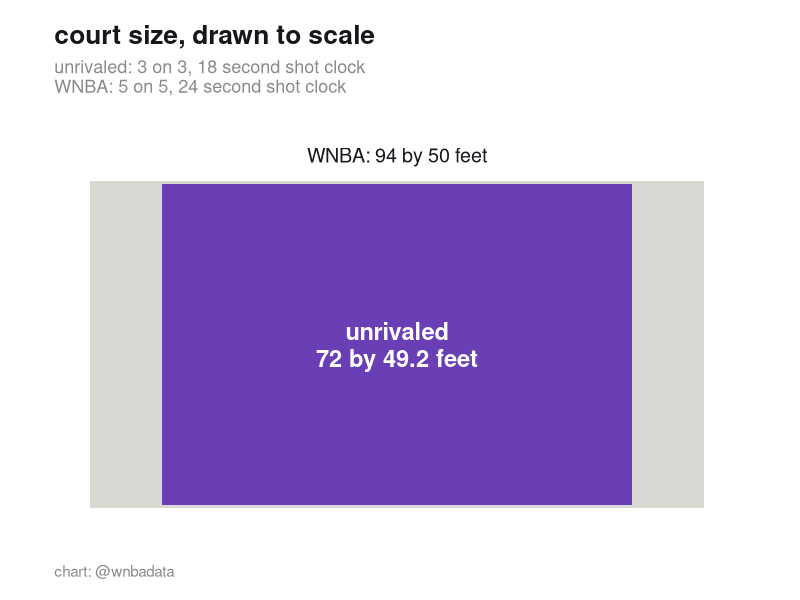
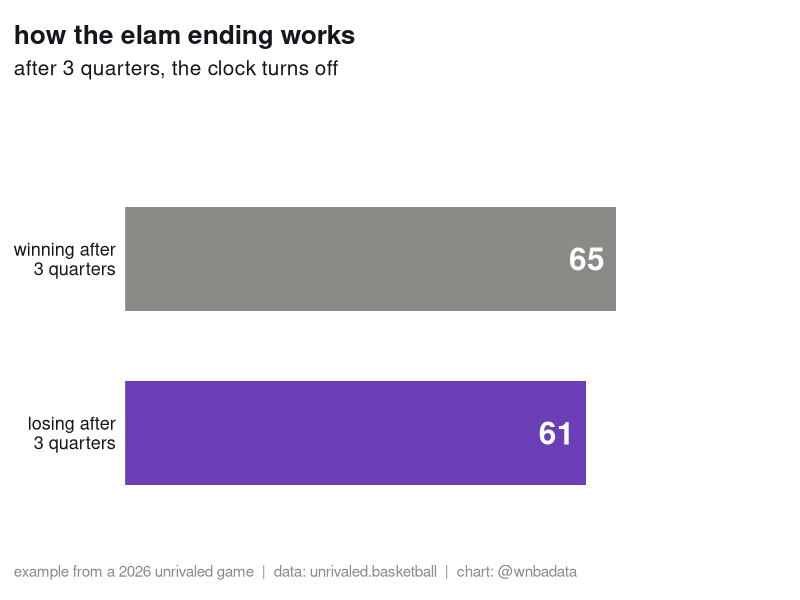
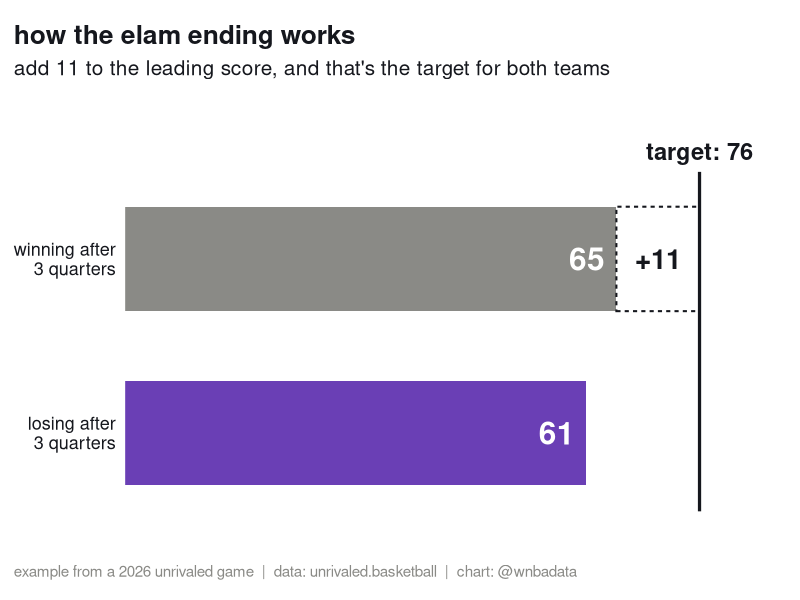
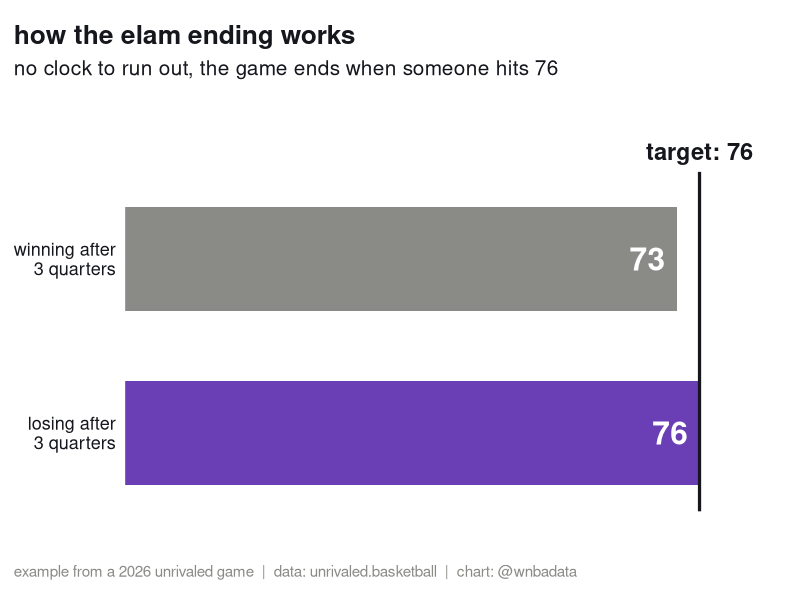
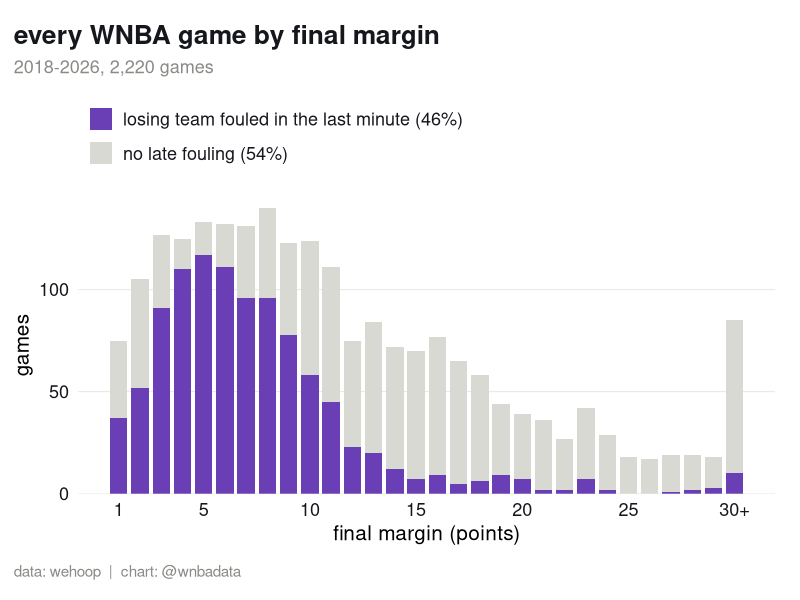
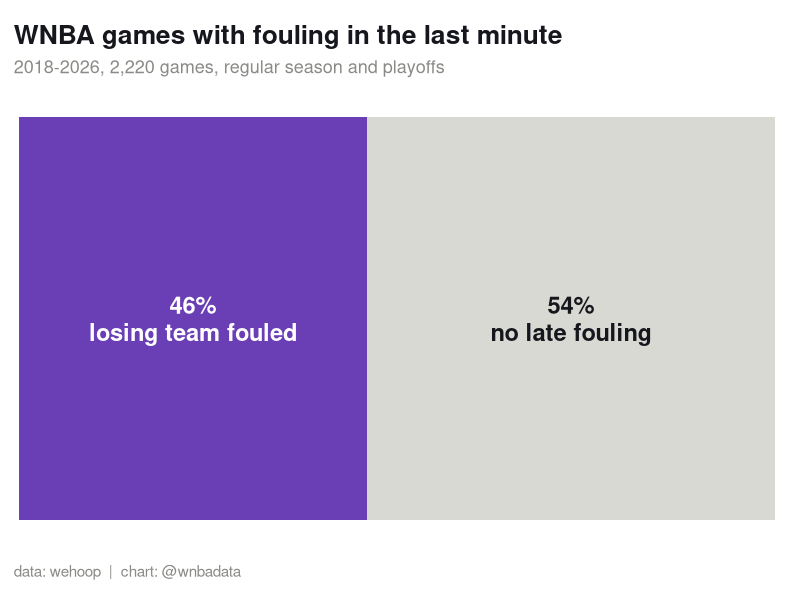
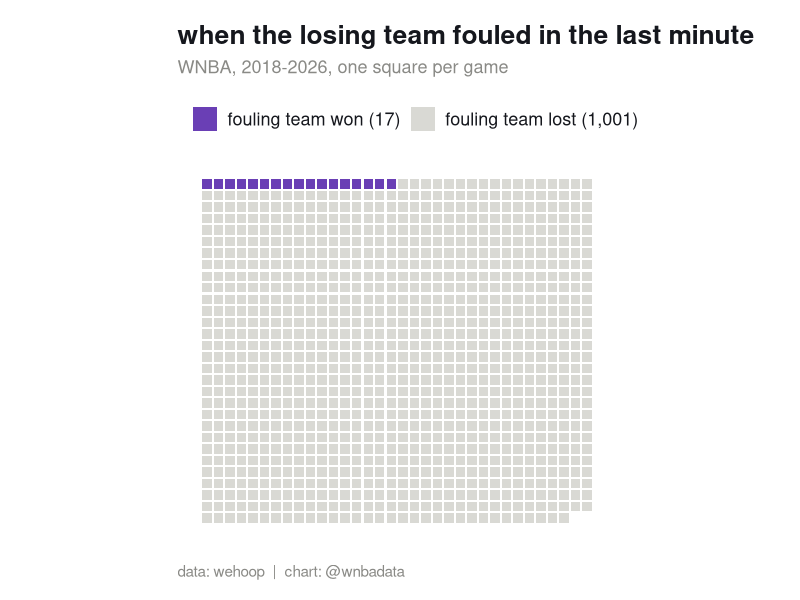
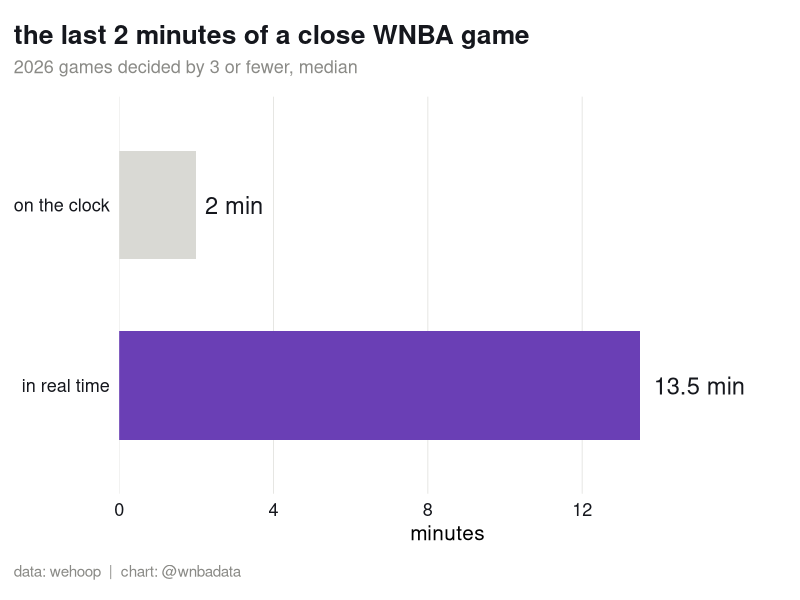

Here is the R script that generated these plots, in order:
# charts for the unrivaled elam ending video with the realest (2026-11-10)
#
# wnba numbers are hardcoded from wnba_endings.R (wehoop pbp, regular season + playoffs, all-star excluded).
#   - fouling: a non-shooting foul by the trailing team in the last 60 seconds of the final period, 2018-2026
#   - slow: real time (wallclock) from the 2:00 mark of the 4th to the end of regulation, 2026 regulation games
#   - game winners: the winner took the lead for good on a field goal in the last 5 seconds, 2026
# unrivaled numbers are hardcoded from unrivaled.basketball (stats page and game recaps, november 2026).
#   - the 9 minute elam quarter is the average from the feb 2025 "fourth quarter actual length" video (early 2025 season,
#     real time, range 4 to 17). unrivaled.basketball play by play has no timestamps, so there is no 2026 version
#
# axis rule: bars start at zero. the waffles are counts, one square per game.

library(dplyr)
library(ggplot2)
library(forcats)
library(tidyr)

ACCENT <- "#6A3FB5"   # the thing the beat is about
GRAY   <- "#8A8A86"   # text that should sit back
LIGHT  <- "#D9D9D4"   # every other game
INK    <- "#15171D"
CREDIT_WNBA <- "data: wehoop  |  chart: @wnbadata"

base_theme <- function() {
  theme_minimal(base_size = 15) +
    theme(
      plot.title.position   = "plot",
      plot.caption.position = "plot",
      plot.title    = element_text(face = "bold", color = INK, size = 19),
      plot.subtitle = element_text(color = GRAY, size = 13, margin = margin(b = 14)),
      plot.caption  = element_text(color = GRAY, size = 11, hjust = 0, margin = margin(t = 14)),
      axis.text     = element_text(color = INK, size = 13),
      panel.grid.minor   = element_blank(),
      panel.grid.major.y = element_blank(),
      panel.grid.major.x = element_line(color = "#E3E3E0", linewidth = 0.3),
      plot.margin   = margin(18, 18, 14, 10)
    )
}

# one square per game, highlighted squares first so they read as a block in the top-left
waffle <- function(total, highlighted, ncol, title, subtitle, hl_label, rest_label, caption) {
  squares <- tibble(i = seq_len(total) - 1) |>
    mutate(col = i %% ncol, row = i %/% ncol,
           group = if_else(i < highlighted, hl_label, rest_label),
           group = factor(group, levels = c(hl_label, rest_label)))
  ggplot(squares, aes(x = col, y = -row, fill = group)) +
    geom_tile(width = 0.82, height = 0.82) +
    scale_fill_manual(values = setNames(c(ACCENT, LIGHT), c(hl_label, rest_label)), name = NULL) +
    coord_equal() +
    labs(title = title, subtitle = subtitle, caption = caption, x = NULL, y = NULL) +
    base_theme() +
    theme(axis.text = element_blank(), panel.grid.major.x = element_blank(),
          legend.position = "top", legend.justification = "left",
          legend.text = element_text(color = INK, size = 13))
}


# 0. WHAT UNRIVALED IS (script: "3 on 3, on a mini full court, with an 18 second shot clock")
# 72 by 49.2 is what unrivaled bills the court as, wnba is the standard 94 by 50. both drawn to scale
courts <- tibble::tribble(
  ~league,     ~length, ~width,
  "WNBA",       94,      50,
  "unrivaled",  72,      49.2
)

p_court <- ggplot() +
  geom_rect(data = filter(courts, league == "WNBA"),
            aes(xmin = -length / 2, xmax = length / 2, ymin = -width / 2, ymax = width / 2),
            fill = LIGHT) +
  geom_rect(data = filter(courts, league == "unrivaled"),
            aes(xmin = -length / 2, xmax = length / 2, ymin = -width / 2, ymax = width / 2),
            fill = ACCENT) +
  annotate("text", x = 0, y = 0, label = "unrivaled\n72 by 49.2 feet", color = "white",
           size = 6, fontface = "bold", lineheight = 0.95) +
  annotate("text", x = 0, y = 29, label = "WNBA: 94 by 50 feet", color = INK, size = 5) +
  coord_equal(ylim = c(-27, 32)) +
  labs(title = "court size, drawn to scale",
       subtitle = "unrivaled: 3 on 3, 18 second shot clock\nWNBA: 5 on 5, 24 second shot clock",
       x = NULL, y = NULL, caption = "chart: @wnbadata") +
  base_theme() +
  theme(axis.text = element_blank(), panel.grid.major.x = element_blank())


# 0b. HOW THE ELAM ENDING WORKS (script: "after three quarters / the clock turns off / whoever is winning gets 11
#     added to their score, and that's the target / first team to hit the target score wins")
# vinyl @ phantom, 2/9/26, one of the 4 jersey games. scores are every scoring play of the 4th from the
# unrivaled.basketball play by play. the elam clock counts up. plum scored 13 of phantom's 15 in the 4th
elam_game <- tibble::tribble(
  ~clock, ~Vinyl, ~Phantom,
    0,    65,     61,
    9,    65,     63,
   32,    65,     65,
   39,    67,     65,
   58,    69,     65,
   72,    69,     68,
   87,    71,     68,
  109,    71,     71,
  132,    73,     71,
  215,    73,     74,
  235,    73,     76
)
elam_target <- max(elam_game$Vinyl[1], elam_game$Phantom[1]) + 11

stopifnot(elam_target == 76, max(elam_game$Phantom) == elam_target, max(elam_game$Vinyl) == 73)

# the explainer: a race to a finish line, one chart per line of the script. uses the real scores from the
# game above but keeps the game out of the title, because the script never mentions it. the team that was
# losing after 3 wins in step 3, which also shows the rule leaves room for a comeback
elam_bars <- tibble::tribble(
  ~team,                        ~pos, ~after_3, ~final,
  "winning after\n3 quarters",   2,    65,       73,
  "losing after\n3 quarters",    1,    61,       76
)
CREDIT_ELAM <- "example from a 2026 unrivaled game  |  data: unrivaled.basketball  |  chart: @wnbadata"

elam_step <- function(step) {
  bars <- elam_bars |> mutate(score = if (step == 3) final else after_3)
  p <- ggplot(bars) +
    geom_rect(aes(xmin = 0, xmax = score, ymin = pos - 0.3, ymax = pos + 0.3, fill = team)) +
    geom_text(aes(x = score - 1.5, y = pos, label = score), hjust = 1, color = "white",
              size = 8, fontface = "bold")
  if (step == 2) {
    p <- p +
      annotate("rect", xmin = 65, xmax = elam_target, ymin = 1.7, ymax = 2.3, fill = NA,
               color = INK, linetype = "22", linewidth = 0.7) +
      annotate("text", x = 70.5, y = 2, label = "+11", color = INK, size = 7, fontface = "bold")
  }
  if (step >= 2) {
    p <- p +
      annotate("segment", x = elam_target, xend = elam_target, y = 0.55, yend = 2.5,
               color = INK, linewidth = 1.1) +
      annotate("text", x = elam_target, y = 2.62, label = "target: 76", color = INK, size = 6,
               fontface = "bold")
  }
  p +
    scale_fill_manual(values = setNames(c(GRAY, ACCENT), elam_bars$team), guide = "none") +
    scale_x_continuous(limits = c(0, 86), expand = c(0, 0)) +
    scale_y_continuous(breaks = elam_bars$pos, labels = elam_bars$team, limits = c(0.5, 2.8)) +
    labs(title = "how the elam ending works",
         subtitle = c("after 3 quarters, the clock turns off",
                      "add 11 to the leading score, and that's the target for both teams",
                      "no clock to run out, the game ends when someone hits 76")[step],
         x = NULL, y = NULL, caption = CREDIT_ELAM) +
    base_theme() +
    theme(axis.text.x = element_blank(), panel.grid.major.x = element_blank(),
          plot.subtitle = element_text(color = INK, size = 15, margin = margin(b = 14)))
}

p_elam_1 <- elam_step(1)
p_elam_2 <- elam_step(2)
p_elam_3 <- elam_step(3)


# 1. THE FOULING (script: "in 46% of them, the losing team started fouling in the last minute /
#    and the team doing the fouling won just 17 times out of a thousand")
# from fouling in wnba_endings.R
fouling <- tibble::tribble(
  ~season, ~games, ~foul_games, ~fouler_won,
  2018,    218,     77,          1,
  2019,    218,    109,          2,
  2020,    146,     66,          2,
  2021,    210,     96,          1,
  2022,    240,    110,          1,
  2023,    261,    118,          2,
  2024,    263,    133,          1,
  2025,    311,    141,          0,
  2026,    353,    168,          7
)
fouling_total <- fouling |>
  summarise(games = sum(games), foul_games = sum(foul_games), fouler_won = sum(fouler_won)) |>
  mutate(pct_fouled = round(100 * foul_games / games), pct_won = round(100 * fouler_won / foul_games, 1))

stopifnot(fouling_total$foul_games == 1018, fouling_total$fouler_won == 17)

p_fouling <- waffle(
  total = 1018, highlighted = 17, ncol = 34,
  title = "when the losing team fouled in the last minute",
  subtitle = "WNBA, 2018-2026, one square per game",
  hl_label = "fouling team won (17)", rest_label = "fouling team lost (1,001)",
  caption = CREDIT_WNBA
)

# 1b. how often teams foul at all (script: "in 46% of them")
# the every-game version: stacked bars by final margin, late fouling on the bottom
# counts come from fouling_by_margin in wnba_endings.R. everything 30+ shares a bar
by_margin <- tibble(
  margin = c(1:41, 43, 44, 48, 53),
  fouled = c(37, 52, 91, 110, 117, 111, 96, 96, 78, 58, 45, 23, 20, 12, 7, 9, 5, 6, 9, 7, 2, 2, 7, 2, 0, 0,
             1, 2, 3, 2, 2, 0, 1, 0, 2, 1, 1, 0, 1, 0, 0, 0, 0, 0, 0),
  none   = c(38, 53, 36, 15, 16, 21, 35, 44, 45, 66, 66, 52, 64, 60, 63, 68, 60, 52, 35, 32, 34, 25, 35, 27,
             18, 17, 18, 17, 15, 7, 11, 11, 8, 5, 7, 5, 7, 4, 1, 2, 2, 1, 1, 2, 1)
)
stopifnot(sum(by_margin$fouled) == 1018, sum(by_margin$fouled) + sum(by_margin$none) == 2220)

margin_bars <- by_margin |>
  mutate(bin = pmin(margin, 30)) |>
  group_by(bin) |>
  summarise(fouled = sum(fouled), none = sum(none), .groups = "drop") |>
  pivot_longer(c(fouled, none), names_to = "group", values_to = "n") |>
  mutate(group = factor(group, levels = c("none", "fouled")))

p_fouled_margin <- ggplot(margin_bars, aes(x = bin, y = n, fill = group)) +
  geom_col(width = 0.82) +
  scale_fill_manual(values = c(fouled = ACCENT, none = LIGHT), name = NULL,
                    breaks = c("fouled", "none"),
                    labels = c(fouled = "losing team fouled in the last minute (46%)",
                               none = "no late fouling (54%)")) +
  guides(fill = guide_legend(ncol = 1)) +
  scale_x_continuous(breaks = c(1, 5, 10, 15, 20, 25, 30), labels = c(1, 5, 10, 15, 20, 25, "30+")) +
  scale_y_continuous(expand = expansion(mult = c(0, 0.04))) +
  labs(title = "every WNBA game by final margin",
       subtitle = "2018-2026, 2,220 games",
       x = "final margin (points)", y = "games", caption = CREDIT_WNBA) +
  base_theme() +
  theme(panel.grid.major.x = element_blank(),
        panel.grid.major.y = element_line(color = "#E3E3E0", linewidth = 0.3),
        legend.position = "top", legend.justification = "left",
        legend.text = element_text(color = INK, size = 13))

# the one-bar version, for when the beat is too short to read the dots
fouled_split <- tibble(
  what = fct_inorder(c("losing team fouled", "no late fouling")),
  pct  = c(46, 54)
)

p_fouled_bar <- ggplot(fouled_split, aes(x = pct, y = 1, fill = fct_rev(what))) +
  geom_col(width = 0.6, orientation = "y") +
  annotate("text", x = 23, y = 1, label = "46%\nlosing team fouled", color = "white", size = 6,
           fontface = "bold", lineheight = 0.95) +
  annotate("text", x = 73, y = 1, label = "54%\nno late fouling", color = INK, size = 6,
           fontface = "bold", lineheight = 0.95) +
  scale_fill_manual(values = c(`losing team fouled` = ACCENT, `no late fouling` = LIGHT), guide = "none") +
  scale_x_continuous(expand = c(0, 0)) +
  labs(title = "WNBA games with fouling in the last minute",
       subtitle = "2018-2026, 2,220 games, regular season and playoffs",
       x = NULL, y = NULL, caption = CREDIT_WNBA) +
  base_theme() +
  theme(axis.text = element_blank(), panel.grid.major.x = element_blank())


# 2. IT'S SLOW, split into 2 charts so each one compares the same kind of time
# (script: "in close wnba games this year, the last 2 minutes on the clock usually took 13 and a half minutes realtime")
slow_clock <- tibble::tribble(
  ~what,           ~minutes, ~hl,
  "on the clock",   2,       FALSE,
  "in real time",  13.5,     TRUE
) |> mutate(what = fct_inorder(what))

p_slow_clock <- ggplot(slow_clock, aes(x = minutes, y = fct_rev(what), fill = hl)) +
  geom_col(width = 0.6) +
  geom_text(aes(label = paste(minutes, "min")), hjust = -0.15, color = INK, size = 6) +
  scale_fill_manual(values = c(`TRUE` = ACCENT, `FALSE` = LIGHT), guide = "none") +
  scale_x_continuous(limits = c(0, 17), breaks = c(0, 4, 8, 12), expand = c(0, 0)) +
  labs(title = "the last 2 minutes of a close WNBA game",
       subtitle = "2026 games decided by 3 or fewer, median",
       x = "minutes", y = NULL, caption = CREDIT_WNBA) +
  base_theme()

# (script: "and when i timed unrivaled's first season, the whole fourth quarter averaged about 9 minutes")
# wnba: first play of the 4th to the end of the 4th from wehoop wallclock, 329 of 2026's games. the same
# code gets 31.0 for 2024, matching the 31 (range 20 to 49) from the feb 2025 video
# unrivaled: the feb 2025 video, timed by hand, early 2025 season, range 4 to 17
slow_q4 <- tibble::tribble(
  ~what,                 ~minutes, ~hl,
  "WNBA\n2026",           32,      FALSE,
  "unrivaled\nearly 2025", 9,      TRUE
) |> mutate(what = fct_inorder(what))

p_slow_q4 <- ggplot(slow_q4, aes(x = minutes, y = fct_rev(what), fill = hl)) +
  geom_col(width = 0.6) +
  geom_text(aes(label = paste(minutes, "min")), hjust = -0.15, color = INK, size = 6) +
  scale_fill_manual(values = c(`TRUE` = ACCENT, `FALSE` = LIGHT), guide = "none") +
  scale_x_continuous(limits = c(0, 38), breaks = c(0, 10, 20, 30), expand = c(0, 0)) +
  labs(title = "how long a whole 4th quarter takes in real time",
       subtitle = "average, start to end\nWNBA: 10 minutes on the clock. unrivaled: no game clock",
       x = "minutes", y = NULL, caption = "data: wehoop, unrivaled games timed by @wnbadata  |  chart: @wnbadata") +
  base_theme()


# 3. GAME WINNERS (script: "only 11 of 353 games were won on a shot in the last 5 seconds")
# the full 2026 season was 354 games. wehoop has no play by play for finals game 7 yet, but that one
# wasn't won late either, so it's really 11 of 354
p_last_5 <- waffle(
  total = 353, highlighted = 11, ncol = 20,
  title = "2026 WNBA games won on a shot\nin the last 5 seconds",
  subtitle = "one square per game, regular season and playoffs",
  hl_label = "won in the last 5 seconds (11)", rest_label = "everything else (342)",
  caption = CREDIT_WNBA
)


# IN SCRIPT ORDER
#   "3 on 3, on a mini full court, with an 18 second shot clock"              p_court
#   "after three quarters / the clock turns off"                              p_elam_1
#   "whoever is winning gets 11 added to their score, and that's the target"  p_elam_2
#   "first team to hit the target score wins / somebody HAS to score"         p_elam_3
#   "in 46% of them, the losing team started fouling in the last minute"      p_fouled_margin, or p_fouled_bar for the simple version
#   "won just 17 times out of a thousand"                                     p_fouling
#   "usually took 13 and a half minutes realtime"                             p_slow_clock
#   "the whole fourth quarter averaged about 9 minutes"                       p_slow_q4
#   "only 11 of 353 games were won on a shot in the last 5 seconds"           p_last_5
p_court
p_elam_1
p_elam_2
p_elam_3
p_fouled_margin
p_fouled_bar
p_fouling
p_slow_clock
p_slow_q4
p_last_5
